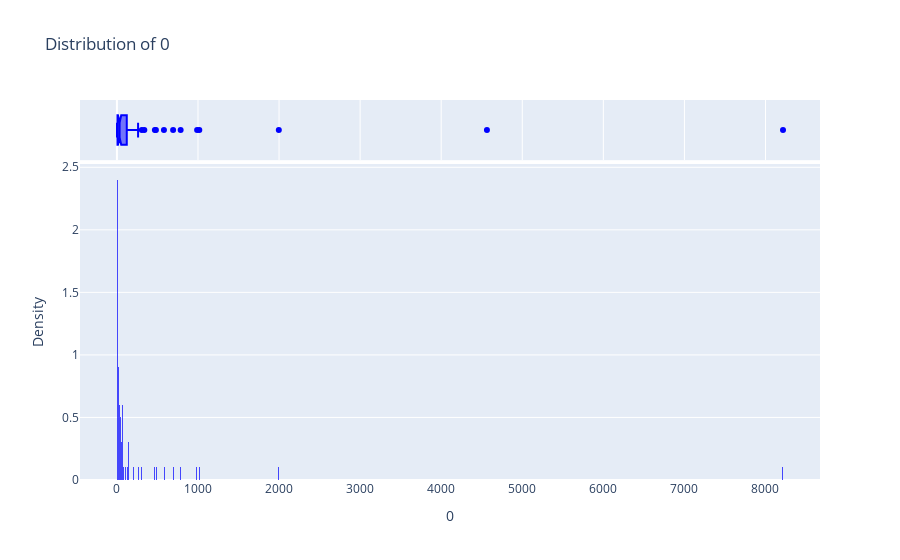

Notebook source saved alongside this figure:
### Code cell
plot_distribution_interactive(df_cluster_pos_neg_number, 0, 1000)

### Figure 1 — Plotly figure (JSON) as saved in the notebook; plotly's stock layout.template omitted (floating-point values rounded to 4 significant figures)
{"data": [{"alignmentgroup": "True", "bingroup": "x", "histnorm": "density", "hovertemplate": "0=%{x}<br>density=%{y}<extra></extra>", "legendgroup": "", "marker": {"color": "blue", "opacity": 0.7, "pattern": {"shape": ""}}, "name": "", "nbinsx": 1000, "offsetgroup": "", "orientation": "v", "showlegend": false, "type": "histogram", "x": [1, 307, 7, 8, 1997, 22, 3, 989, 123, 468, 1, 4, 1, 2, 143, 14, 8216, 580, 34, 338, 137, 481, 7, 8, 34, 1016, 6, 1, 4, 234, 103, 2, 62, 16, 70, 48, 6, 62, 47, 45, 18, 18, 67, 62, 40, 27, 149, 207, 261, 6, 30, 66, 13, 14, 46, 58, 32, 10, 30, 6, 61, 5, 2, 26, 140, 693, 2, 85, 13, 4564, 5, 30, 16, 58, 1, 120, 786, 6, 56, 7], "xaxis": "x", "yaxis": "y"}, {"alignmentgroup": "True", "hovertemplate": "0=%{x}<extra></extra>", "legendgroup": "", "marker": {"color": "blue"}, "name": "", "notched": true, "offsetgroup": "", "showlegend": false, "type": "box", "x": [1, 307, 7, 8, 1997, 22, 3, 989, 123, 468, 1, 4, 1, 2, 143, 14, 8216, 580, 34, 338, 137, 481, 7, 8, 34, 1016, 6, 1, 4, 234, 103, 2, 62, 16, 70, 48, 6, 62, 47, 45, 18, 18, 67, 62, 40, 27, 149, 207, 261, 6, 30, 66, 13, 14, 46, 58, 32, 10, 30, 6, 61, 5, 2, 26, 140, 693, 2, 85, 13, 4564, 5, 30, 16, 58, 1, 120, 786, 6, 56, 7], "xaxis": "x2", "yaxis": "y2"}], "layout": {"barmode": "relative", "legend": {"tracegroupgap": 0}, "title": {"text": "Distribution of 0"}, "xaxis": {"anchor": "y", "domain": [0, 1], "title": {"text": "0"}}, "xaxis2": {"anchor": "y2", "domain": [0, 1], "matches": "x", "showgrid": true, "showticklabels": false}, "yaxis": {"anchor": "x", "domain": [0, 0.8316], "title": {"text": "Density"}}, "yaxis2": {"anchor": "x2", "domain": [0.8416, 1], "matches": "y2", "showgrid": false, "showline": false, "showticklabels": false, "ticks": ""}}}
